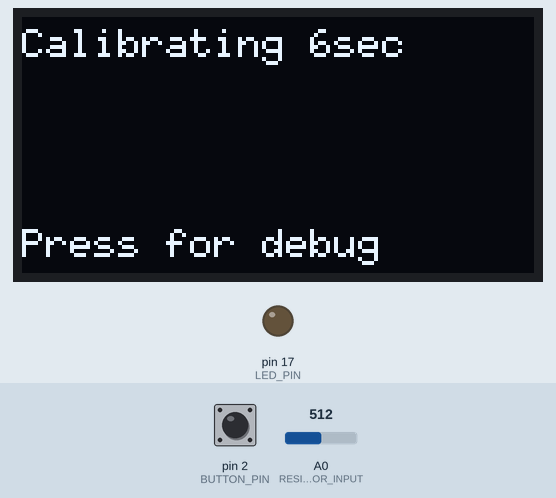
A program run on a simulated Arduino Leonardo, built with avr-gcc and run on an emulated ATmega32U4. Shown: 128×64 one-colour display, output pins drawn as LEDs (lit = HIGH). Dashed ring = blinking. Inputs (shaded band) come from the test bench; at power-on: A0 (RESISTOR_INPUT) = 512, pin 2 (BUTTON_PIN) HIGH. USB keyboard and mouse output is not drawn; what the program prints to the serial monitor is not drawn.

Above: at 2.8 s.
2.9 s: A0 (RESISTOR_INPUT) set to 0
5.9 s: pin 2 (BUTTON_PIN) pulled LOW for 0.15 s
At 7.3 s:
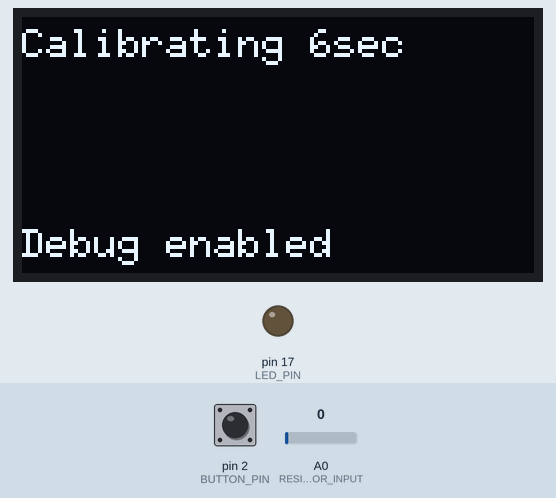
9.0 s: A0 (RESISTOR_INPUT) set to 4
At 9.48 s:
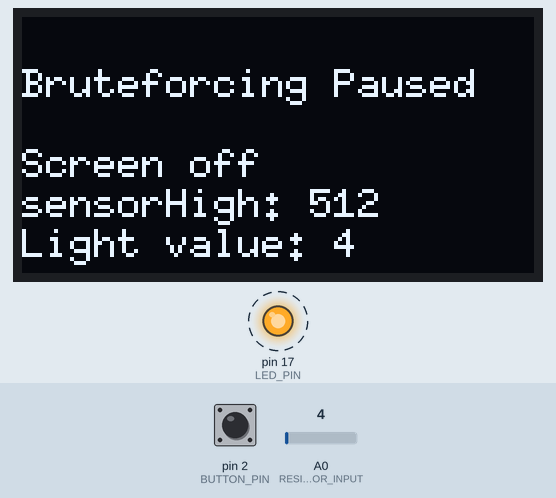
10.8 s: A0 (RESISTOR_INPUT) set to 7
At 13.0 s:
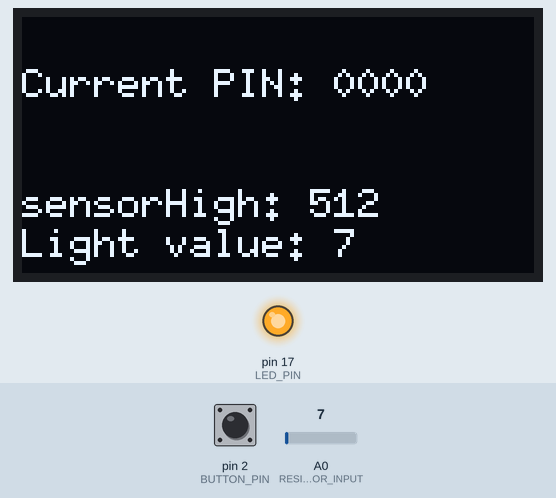
13.3 s: pin 2 (BUTTON_PIN) pulled LOW for 1 s
At 14.8 s:
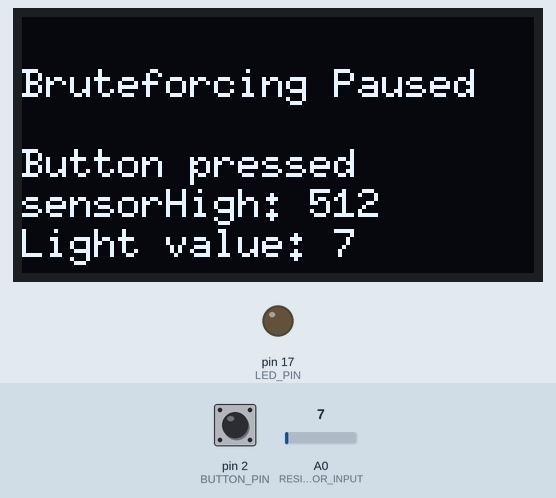
14.9 s: pin 2 (BUTTON_PIN) pulled LOW for 3.2 s
At 18.0 s:
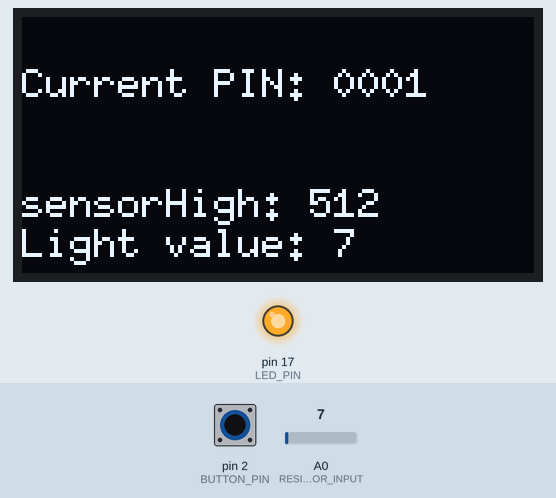
Timing chart, 0 to 19.7 s (numbered marks = the images above; inputs shaded):
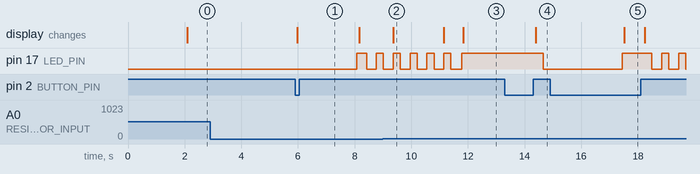

The program:

main.cpp
```cpp
#include <Arduino.h>
#include <Keyboard.h>
#include <U8g2lib.h>

#define OLED_SCL 5
#define OLED_SDA 6
#define LED_PIN 17 //17 = rx led on the sparkfun pro micro
#define BUTTON_PIN 2
#define RESISTOR_INPUT A0
#define TOLERANCE 10  //if the sensorValue changes more than sensorHigh + tolerance then the screen has been changed
#define COOLDOWN 5500 //the ms delay between the pin-code inputs

//supported display list: https://github.com/olikraus/u8g2/wiki/u8g2setupcpp
U8G2_SSD1306_128X64_NONAME_F_SW_I2C u8g2(U8G2_R0, OLED_SCL, OLED_SDA, U8X8_PIN_NONE);

//if you already know a few digits you can type them in here as starting values
//s1 being the first digit to be typed
int s1 = 0;
int s2 = 0;
int s3 = 0;
int s4 = 0;

bool debug = false;
bool isPaused = false;


// --------------------------------------------------------------------------------------------------------------------------------------------------------------------------------

int sensorValue;
int sensorLow = 1023;
int sensorHigh = 0;

void printDebug() {
  String lightmax = "sensorHigh: " + (String)sensorHigh;
  String aa = "Light value: " + (String)analogRead(RESISTOR_INPUT);
  u8g2.drawStr(0,50, lightmax.c_str());
  u8g2.drawStr(0,60, aa.c_str());
  Serial.println("Current light value: " + (String)analogRead(RESISTOR_INPUT));
}

void pause(String reason) {
  sensorValue = analogRead(RESISTOR_INPUT);
  u8g2.clearBuffer();
  if (debug)  printDebug();
  u8g2.drawStr(0,20, "Bruteforcing Paused");
  if(reason.length() >= 21) {   //21 = max string lenght on a 128 wide display (with a 6px wide font)
    String text1 = reason.substring(0,21);
    String text2 = reason.substring(21);
    u8g2.drawStr(0,40, text1.c_str());
    u8g2.drawStr(0,50, text2.c_str());
  } else {
    u8g2.drawStr(0,40, reason.c_str());
  }
  u8g2.sendBuffer();
  unsigned long currentMillis = millis();
  while (millis() < (currentMillis + 500)) {
    digitalWrite(LED_PIN, HIGH);
    delay(250);
    digitalWrite(LED_PIN, LOW);
    delay(250);
  }
  if(digitalRead(BUTTON_PIN) == LOW && isPaused) {
    isPaused = false;
    Serial.println("Button pressed -> Bruteforcing resumed");
  }
}

void calibrateSensor() {
  digitalWrite(LED_PIN, LOW);

  if(isPaused) {
    Serial.println("Bruteforcing paused -> calibrating sensor");
    pause("");
  }

  while(analogRead(RESISTOR_INPUT) <= 5 || analogRead(RESISTOR_INPUT) >= 1010) {
    Serial.println("Sensor Value: " + (String)analogRead(RESISTOR_INPUT) + " -> turn on the screen / check wiring");
    pause("Sensor: "+ (String)analogRead(RESISTOR_INPUT) + "            no screen check wiring");
  }
  // calibrate for the first six seconds after program runs
  Serial.println("Calibrating sensor");
  u8g2.clearBuffer();
  u8g2.drawStr(0,10, "Calibrating 6sec");
  u8g2.drawStr(0,60,"Press for debug");
  unsigned long currentMillis = millis();
  while (millis() < (currentMillis + 6000)) {
    if (digitalRead(BUTTON_PIN) == LOW){
      u8g2.clearBuffer();
      debug = true;
      u8g2.drawStr(0,10, "Calibrating 6sec");
      u8g2.drawStr(0,60, "Debug enabled");
      Serial.println("Debug enabled");
    }
    // record the maximum sensor value
    sensorValue = analogRead(RESISTOR_INPUT);
    if (sensorValue > sensorHigh) {
      sensorHigh = sensorValue;
    }
    // record the minimum sensor value
    if (sensorValue < sensorLow) {
      sensorLow = sensorValue;
    }
    u8g2.sendBuffer();
  }

  // turn the LED off, signaling the end of the calibration period
  digitalWrite(LED_PIN, HIGH);
  Serial.println("sensorHigh: " + (String)sensorHigh);
  Serial.println("sensorLow: " + (String)sensorLow);

}

bool checkIfUnlocked() {
  sensorValue = analogRead(RESISTOR_INPUT);

  //pause bruteforcing when screen is off
  if((sensorValue < sensorLow) || sensorValue <= 5) {
    Serial.println("Screen off -> Bruteforcing paused");
    while(sensorValue < sensorLow || sensorValue <= 5) {
      pause("Screen off");
    }
    Serial.println("Screen on -> Bruteforcing resumed");
  }

  //if sensorValue is more than sensorHigh + tolerance then it means that the screen has changed
  if(sensorValue > sensorHigh + TOLERANCE) {
    return true;
  } else {
    return false;
  }
  return false;
}

void setup() {
  Serial.begin(115200);
  pinMode(LED_BUILTIN_TX,INPUT); //disable the tx led to avoid confusion with the status LED
  pinMode(BUTTON_PIN, INPUT_PULLUP);
  pinMode(LED_PIN,OUTPUT);
  u8g2.begin();
  u8g2.clearBuffer();					// clear the internal memory
  u8g2.setFont(u8g2_font_6x10_tf);	// choose a suitable font

  // Start Keyboard
  Keyboard.begin();
  delay(2000);

  calibrateSensor();

  while(!checkIfUnlocked()) {

    if(s4 == 10) {
      s4 = 0;
      s3++;
    }
    if(s3 == 10) {
      s3 = 0;
      s2++;
    }
    if(s2 == 10) {
      s2 = 0;
      s1++;
    }
    if(s1 == 10) {
      s1 = 0;
      Keyboard.end();
      break;
    }

    Keyboard.print(s1);
    Keyboard.print(s2);
    Keyboard.print(s3);
    Keyboard.print(s4);
    Serial.println("Current PIN: " + (String)s1 + (String)s2 + (String)s3 + (String)s4);
    u8g2.clearBuffer();
    String aa = "Current PIN: " + (String)s1 + (String)s2 + (String)s3 + (String)s4;
    u8g2.clearBuffer();
    u8g2.drawStr(0,20, aa.c_str());
    s4++;

    digitalWrite(LED_PIN, LOW);
    delay(100);
    digitalWrite(LED_PIN, HIGH);
    unsigned long currentMillis = millis();
    while (millis() <= (currentMillis + COOLDOWN)) { //wait x ms for code to be checked by the device

      if (debug)  {
        printDebug();
      }
      u8g2.sendBuffer();
      //interrupt button
      if (digitalRead(BUTTON_PIN) == LOW){
        Serial.println("Button pressed -> Bruteforcing paused");
        isPaused = true;
      }
      while(digitalRead(BUTTON_PIN) == HIGH && isPaused){
        pause("Button pressed");
      }
    }
  }

  digitalWrite(LED_PIN, LOW);
  Serial.println("Current light value: " + (String)analogRead(RESISTOR_INPUT));
  Serial.println(" ");
  Serial.println("----Unlocked----");
  Serial.println("PIN: " + (String)s1 + (String)s2 + (String)s3 + (String)s4);
  Serial.println("------------");
  u8g2.clearBuffer();
  u8g2.drawStr(0,10, "----Unlocked----");
  String bb = "PIN: " + (String)s1 + (String)s2 + (String)s3 + (String)s4;
  String lightmax = "sensorHigh: " + (String)sensorHigh;
  String lightcurrent = "sensorValue: " + (String)sensorValue;
  u8g2.drawStr(0,20, bb.c_str());
  u8g2.drawStr(0,40, lightcurrent.c_str());
  u8g2.drawStr(0,50, lightmax.c_str());
  u8g2.sendBuffer();

}

void loop() {
}
```

Measured:
- the behaviour switches between 5 and 6 on A0 (RESISTOR_INPUT) (found by bisection; images 2 and 3)
- after the input at 2.9 s, every drawn part: stays the same
- after the input at 5.9 s, the display: changes after 0.08 s (image 1)
- after the input at 9.0 s, the display: changes after 0.36 s (image 2)
- after the input at 10.8 s, the display: first changes after 0.35 s (image 3 shows a later state)
- after the input at 13.3 s, pin 17 (LED_PIN): HIGH → LOW after 1.4 s; the display: changes after 1.1 s (image 4)
- after the input at 14.9 s, the display: changes after 2.6 s (image 5)
